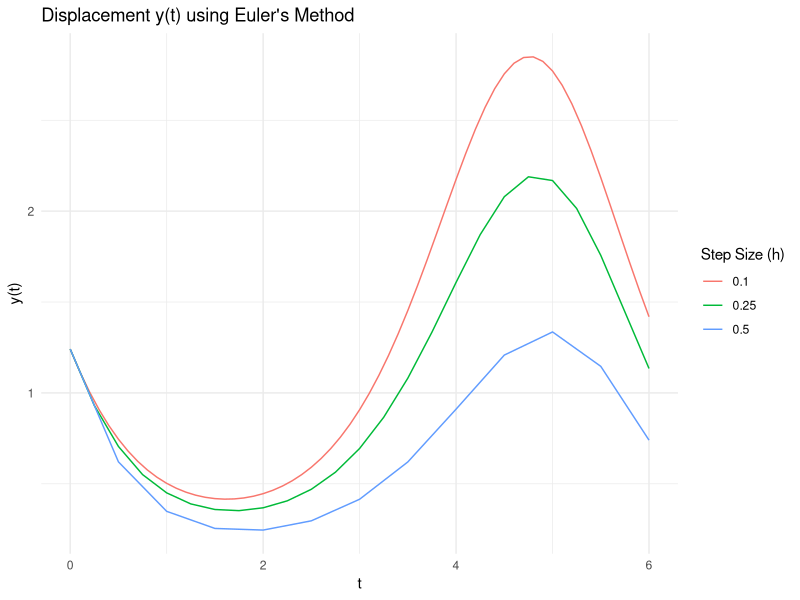
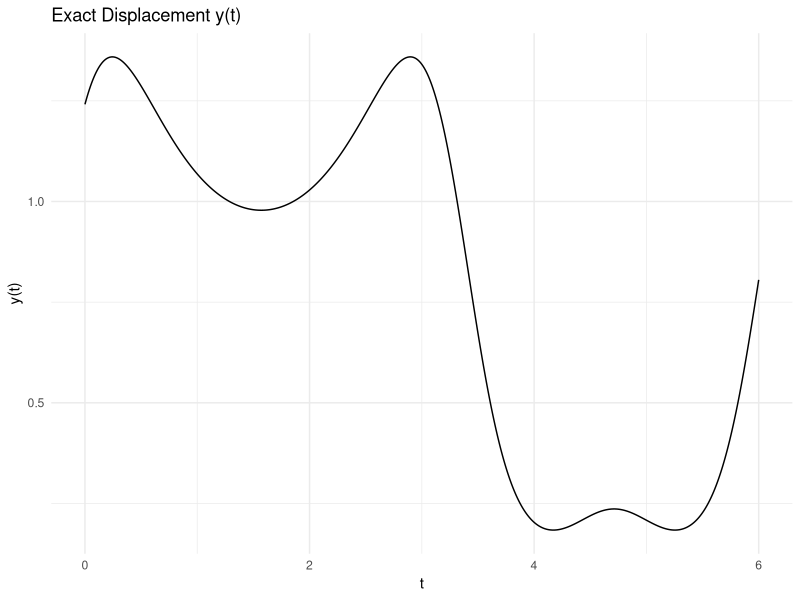
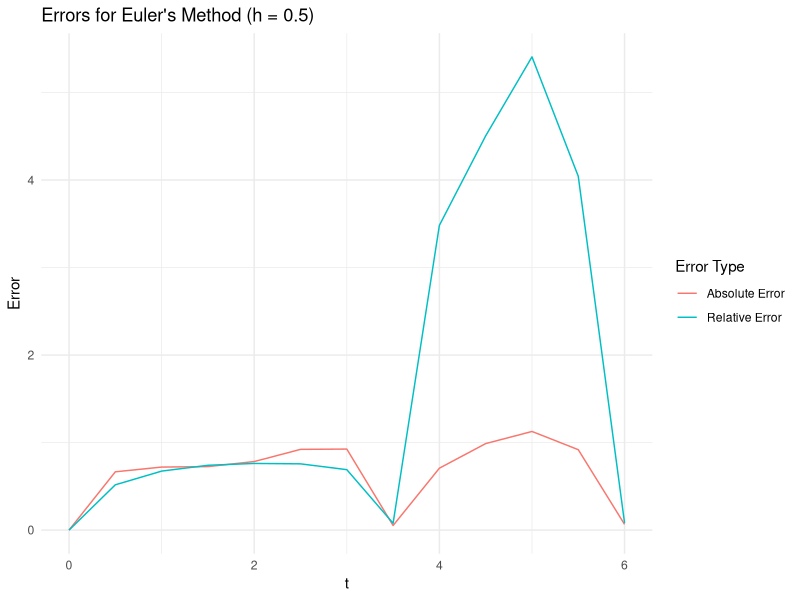

These charts were generated, in order, by the following R code:
#Step 2:
# Function implementing Euler's method
euler_method <- function(f, y0, t0, t_end, h) {
  t_values <- seq(t0, t_end, by = h)
  y_values <- numeric(length(t_values))
  y_values[1] <- y0
  
  for (i in 1:(length(t_values) - 1)) {
    y_values[i + 1] <- y_values[i] + h * f(t_values[i], y_values[i])
  }
  
  return(data.frame(t = t_values, y = y_values))
}

# Function representing the ODE y' = -y * cos(t)
ode_function <- function(t, y) {
  -y * cos(t)
}

# Initial conditions and parameters
y0 <- 1.241
t0 <- 0
t_end <- 6

# Calculate y(t) for different step sizes
h_values <- c(0.5, 0.25, 0.1)
solutions <- lapply(h_values, function(h) euler_method(ode_function, y0, t0, t_end, h))

# Plot the results
library(ggplot2)

plot_data <- do.call(rbind, lapply(1:length(h_values), function(i) {
  data <- solutions[[i]]
  data$h <- h_values[i]
  data
}))

ggplot(plot_data, aes(x = t, y = y, color = factor(h), group = h)) +
  geom_line() +
  labs(title = "Displacement y(t) using Euler's Method",
       x = "t",
       y = "y(t)",
       color = "Step Size (h)") +
  theme_minimal()

#step 3:

# Exact solution function
exact_solution <- function(t) {
  0.5 * exp(sin(2 * exp(-sin(t))))
}

# Calculate exact values for comparison
t_exact <- seq(t0, t_end, by = 0.01)
y_exact <- exact_solution(t_exact)

# Plot the exact solution
ggplot(data.frame(t = t_exact, y = y_exact), aes(x = t, y = y)) +
  geom_line(color = "black") +
  labs(title = "Exact Displacement y(t)",
       x = "t",
       y = "y(t)") +
  theme_minimal()

# Calculate errors for h = 0.5
h <- 0.5
solution_0.5 <- euler_method(ode_function, y0, t0, t_end, h)
t_0.5 <- solution_0.5$t
y_0.5 <- solution_0.5$y
y_exact_0.5 <- exact_solution(t_0.5)

absolute_error <- abs(y_exact_0.5 - y_0.5)
relative_error <- absolute_error / abs(y_exact_0.5)

# Plot errors
error_data <- data.frame(t = t_0.5, absolute_error = absolute_error, relative_error = relative_error)

ggplot(error_data, aes(x = t)) +
  geom_line(aes(y = absolute_error, color = "Absolute Error")) +
  geom_line(aes(y = relative_error, color = "Relative Error")) +
  labs(title = "Errors for Euler's Method (h = 0.5)",
       x = "t",
       y = "Error",
       color = "Error Type") +
  theme_minimal()
